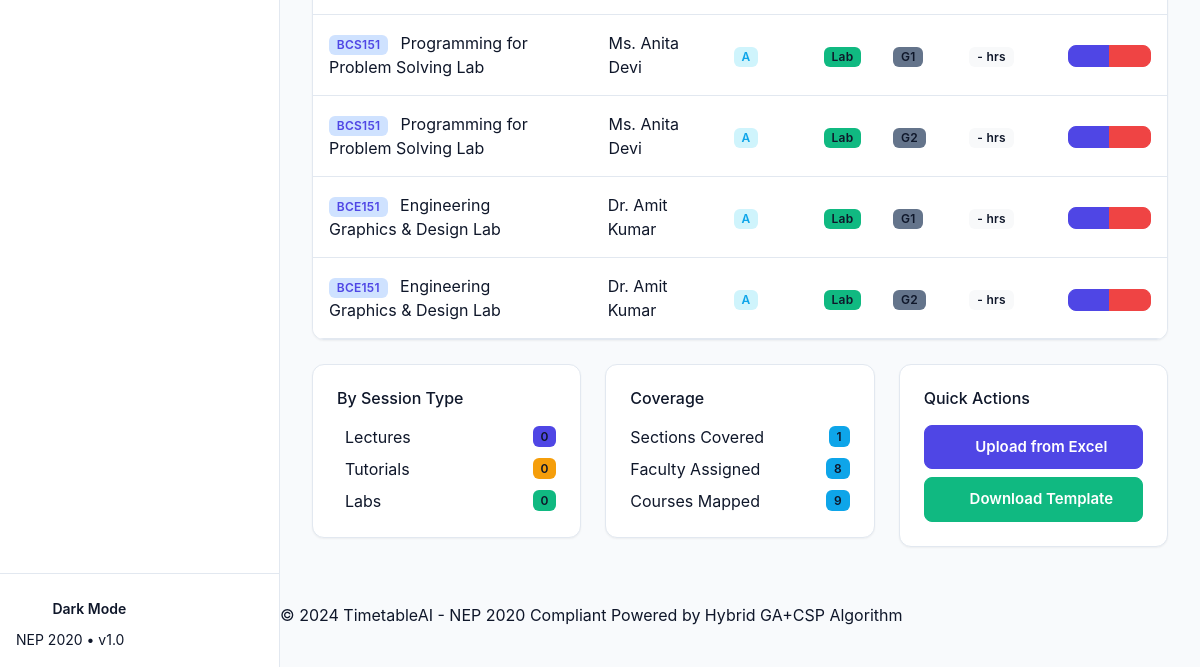
/mappings/ (lower part), run on an earlier commit of the app's database.
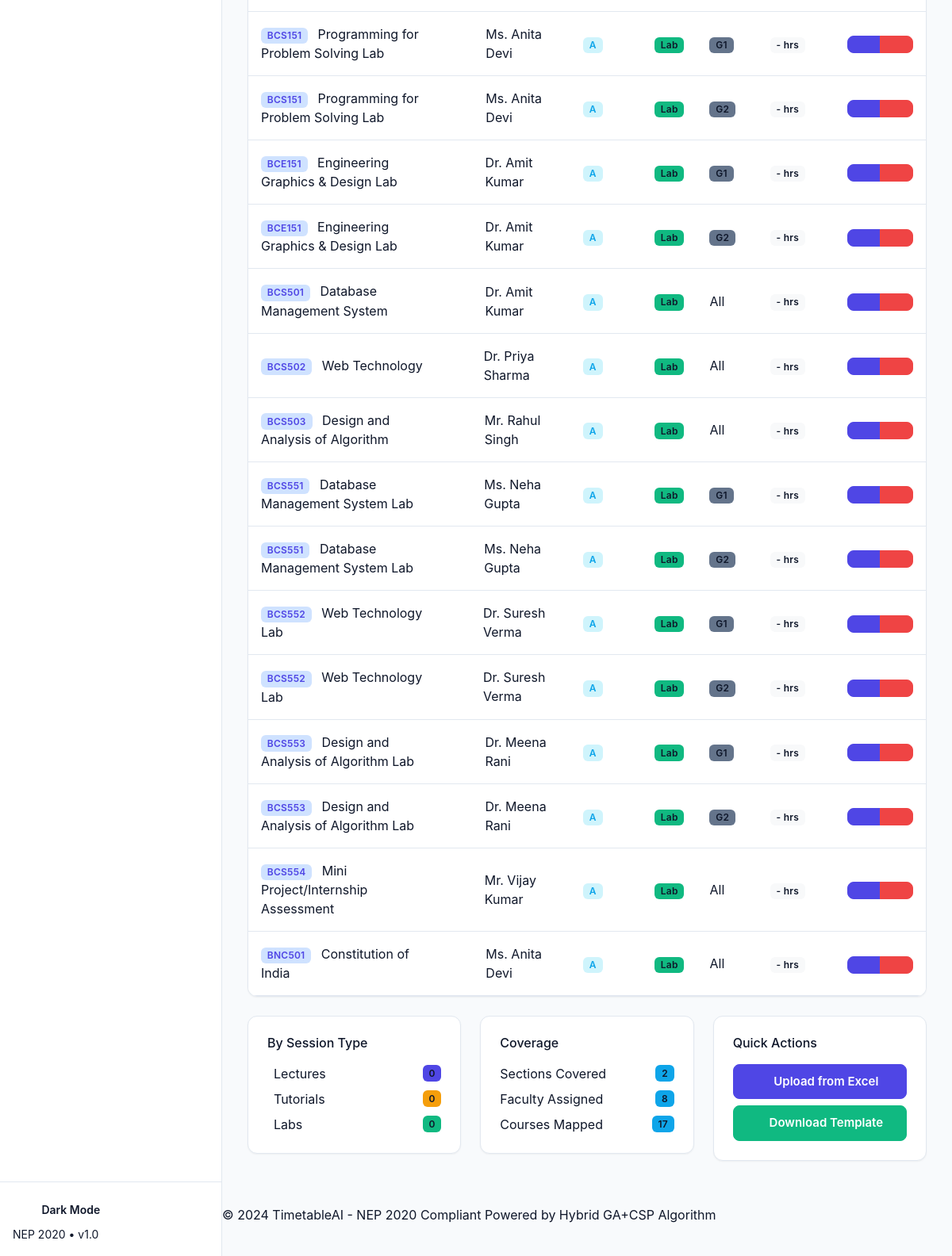
And on a later commit of the database.
### app/models/faculty_course.py (models this page shows, shortened)
class FacultyCourse(db.Model):
    __tablename__ = 'faculty_courses'
    id = db.Column(db.Integer, primary_key=True)
    faculty_id = db.Column(db.Integer, db.ForeignKey('faculty.id'), nullable=False)
    course_id = db.Column(db.Integer, db.ForeignKey('courses.id'), nullable=False)
    section_id = db.Column(db.Integer, db.ForeignKey('sections.id'), nullable=False)
    session_type = db.Column(db.String(5), nullable=False)  # L (Lecture), T (Tutorial), P (Practical)
    batch_id = db.Column(db.Integer, db.ForeignKey('batches.id'), nullable=True)
    academic_year = db.Column(db.String(10), nullable=False, default='2024-25')
    is_primary = db.Column(db.Boolean, default=True)
    created_at = db.Column(db.DateTime, default=datetime.utcnow)
    updated_at = db.Column(db.DateTime, default=datetime.utcnow, onupdate=datetime.utcnow)
    timetable_entries = db.relationship('Timetable', backref='faculty_course', lazy='dynamic', cascade='all, delete-orphan')
    batch = db.relationship('Batch', backref='faculty_courses')
    __table_args__ = (
        db.UniqueConstraint('faculty_id', 'course_id', 'section_id', 'session_type', 'batch_id', 'academic_year',
                          name='uq_faculty_course_section_session'),
    )

### app/models/course.py (models this page shows, shortened)
class Course(db.Model):
    __tablename__ = 'courses'
    id = db.Column(db.Integer, primary_key=True)
    code = db.Column(db.String(20), unique=True, nullable=False)
    name = db.Column(db.String(150), nullable=False)
    semester = db.Column(db.Integer, nullable=False)
    credits = db.Column(db.Integer, nullable=False)
    category = db.Column(db.String(10), nullable=False)  # BS, ES, PC, HS, VA, OE, DE
    course_type = db.Column(db.String(10), nullable=False)  # T (Theory), P (Practical)
    lecture_hours = db.Column(db.Integer, default=0)  # L
    tutorial_hours = db.Column(db.Integer, default=0)  # T
    practical_hours = db.Column(db.Integer, default=0)  # P
    is_lab = db.Column(db.Boolean, default=False)
    is_elective = db.Column(db.Boolean, default=False)
    elective_group = db.Column(db.String(20), nullable=True)
    created_at = db.Column(db.DateTime, default=datetime.utcnow)
    faculty_mappings = db.relationship('FacultyCourse', backref='course', lazy='dynamic', cascade='all, delete-orphan')

### app/models/faculty.py (models this page shows, shortened)
class Faculty(db.Model):
    __tablename__ = 'faculty'
    id = db.Column(db.Integer, primary_key=True)
    faculty_id = db.Column(db.String(20), unique=True, nullable=False)
    name = db.Column(db.String(100), nullable=False)
    email = db.Column(db.String(100), unique=True, nullable=True)
    phone = db.Column(db.String(15), nullable=True)
    department = db.Column(db.String(50), nullable=False, default='CSE')
    designation = db.Column(db.String(50), nullable=True)
    max_hours_per_day = db.Column(db.Integer, default=6)
    max_hours_per_week = db.Column(db.Integer, default=18)
    preferred_slots = db.Column(db.Text, default='{}')
    unavailable_slots = db.Column(db.Text, default='{}')
    is_active = db.Column(db.Boolean, default=True)
    created_at = db.Column(db.DateTime, default=datetime.utcnow)
    updated_at = db.Column(db.DateTime, default=datetime.utcnow, onupdate=datetime.utcnow)
    course_mappings = db.relationship('FacultyCourse', backref='faculty', lazy='dynamic', cascade='all, delete-orphan')

### app/models/section.py (models this page shows, shortened)
class Section(db.Model):
    __tablename__ = 'sections'
    id = db.Column(db.Integer, primary_key=True)
    section_id = db.Column(db.String(20), unique=True, nullable=False)  # e.g., CSE-3-A
    name = db.Column(db.String(10), nullable=False)  # A, B, C
    branch = db.Column(db.String(50), nullable=False, default='CSE')
    semester = db.Column(db.Integer, nullable=False)
    strength = db.Column(db.Integer, nullable=False, default=60)
    batch_year = db.Column(db.Integer, nullable=False)  # e.g., 2024
    academic_year = db.Column(db.String(10), nullable=False)  # e.g., 2024-25
    is_active = db.Column(db.Boolean, default=True)
    created_at = db.Column(db.DateTime, default=datetime.utcnow)
    updated_at = db.Column(db.DateTime, default=datetime.utcnow, onupdate=datetime.utcnow)
    batches = db.relationship('Batch', backref='section', lazy='dynamic', cascade='all, delete-orphan')
    faculty_mappings = db.relationship('FacultyCourse', backref='section', lazy='dynamic', cascade='all, delete-orphan')
    timetable_entries = db.relationship('Timetable', backref='section', lazy='dynamic', cascade='all, delete-orphan')

class Batch(db.Model):
    __tablename__ = 'batches'
    id = db.Column(db.Integer, primary_key=True)
    batch_id = db.Column(db.String(30), unique=True, nullable=False)  # e.g., CSE-3-A-G1
    name = db.Column(db.String(5), nullable=False)  # G1, G2
    section_id = db.Column(db.Integer, db.ForeignKey('sections.id'), nullable=False)
    strength = db.Column(db.Integer, nullable=False)
    created_at = db.Column(db.DateTime, default=datetime.utcnow)
    timetable_entries = db.relationship('Timetable', backref='batch', lazy='dynamic')

### app/routes/mapping.py (the view)
@mapping_bp.route('/')
def list_mappings():
    mappings = FacultyCourse.query.order_by(
        FacultyCourse.section_id,
        FacultyCourse.course_id
    ).all()
    sections = Section.query.filter_by(is_active=True).order_by(Section.semester, Section.name).all()
    return render_template('mapping/list.html', mappings=mappings, sections=sections)

### app/templates/mapping/list.html (shortened to what this page needs)
{% extends "base.html" %}
{% block content %}
<div class="glass-card" data-aos="fade-up" data-aos-delay="200">
    <div class="table-responsive">
        <table id="mappingsTable" class="table table-hover mb-0">
            <tbody>
                {% for mapping in mappings %}
                <tr>
                    <td>
                        <div>
                            <span class="badge bg-primary-subtle text-primary">{{ mapping.course.code }}</span>
                            <span class="ms-2">{{ mapping.course.name }}</span>
                        </div>
                    </td>
                    <td>
                        <div class="d-flex align-items-center">
                            <div class="avatar-xs me-2">
                                <span class="avatar-title rounded-circle bg-gradient-primary">
                                </span>
                            </div>
                            {{ mapping.faculty.name }}
                        </div>
                    </td>
                    <td>
                        <span class="badge bg-info-subtle text-info">{{ mapping.section.name }}</span>
                    </td>
                    <td>
                        {% if mapping.session_type == 'lecture' %}
                        <span class="badge bg-primary">Lecture</span>
                        {% elif mapping.session_type == 'tutorial' %}
                        <span class="badge bg-warning text-dark">Tutorial</span>
                        {% else %}
                        <span class="badge bg-success">Lab</span>
                        {% endif %}
                    </td>
                    <td>
                        {% if mapping.batch %}
                        <span class="badge bg-secondary">{{ mapping.batch.name }}</span>
                        {% else %}
                        <span class="text-muted">All</span>
                        {% endif %}
                    </td>
                    <td>
                        <span class="badge bg-light text-dark">{{ mapping.weekly_hours or '-' }} hrs</span>
                    </td>
                    <td>
                        <div class="btn-group btn-group-sm">
                            <a href="{{ url_for('mapping.edit_mapping', id=mapping.id) }}"
                               class="btn btn-outline-primary" title="Edit">
                            </a>
                            <button class="btn btn-outline-danger"
                                    onclick="confirmDelete('{{ url_for('mapping.delete_mapping', id=mapping.id) }}')"
                                    title="Delete">
                            </button>
                        </div>
                    </td>
                </tr>
                {% endfor %}
            </tbody>
        </table>
    </div>
</div>
{% if mappings %}
<div class="row mt-4">
    <div class="col-md-4" data-aos="fade-up">
        <div class="glass-card p-4">
            <h6 class="text-muted mb-3">By Session Type</h6>
            <div class="d-flex justify-content-between align-items-center mb-2">
                <span>Lectures</span>
                <span class="badge bg-primary">{{ mappings|selectattr('session_type', 'equalto', 'lecture')|list|length }}</span>
            </div>
            <div class="d-flex justify-content-between align-items-center mb-2">
                <span>Tutorials</span>
                <span class="badge bg-warning text-dark">{{ mappings|selectattr('session_type', 'equalto', 'tutorial')|list|length }}</span>
            </div>
            <div class="d-flex justify-content-between align-items-center">
                <span>Labs</span>
                <span class="badge bg-success">{{ mappings|selectattr('session_type', 'equalto', 'lab')|list|length }}</span>
            </div>
        </div>
    </div>
    <div class="col-md-4" data-aos="fade-up" data-aos-delay="100">
        <div class="glass-card p-4">
            <h6 class="text-muted mb-3">Coverage</h6>
            <div class="d-flex justify-content-between align-items-center mb-2">
                <span>Sections Covered</span>
                <span class="badge bg-info">{{ mappings|map(attribute='section_id')|unique|list|length }}</span>
            </div>
            <div class="d-flex justify-content-between align-items-center mb-2">
                <span>Faculty Assigned</span>
                <span class="badge bg-info">{{ mappings|map(attribute='faculty_id')|unique|list|length }}</span>
            </div>
            <div class="d-flex justify-content-between align-items-center">
                <span>Courses Mapped</span>
                <span class="badge bg-info">{{ mappings|map(attribute='course_id')|unique|list|length }}</span>
            </div>
        </div>
    </div>
    <div class="col-md-4" data-aos="fade-up" data-aos-delay="200">
        <div class="glass-card p-4">
            <h6 class="text-muted mb-3">Quick Actions</h6>
            <a href="{{ url_for('upload.index') }}" class="btn btn-outline-primary w-100 mb-2">
                Upload from Excel
            </a>
            <a href="{{ url_for('upload.download_template', data_type='mappings') }}" class="btn btn-outline-success w-100">
                Download Template
            </a>
        </div>
    </div>
</div>
{% endif %}
{% endblock %}

### app/templates/base.html (shortened to what this page needs)
<!DOCTYPE html>
<html lang="en" data-theme="light">
<head>
    <link href="https://cdn.jsdelivr.net/npm/bootstrap@5.3.2/dist/css/bootstrap.min.css" rel="stylesheet">
    <link href="https://cdn.jsdelivr.net/npm/bootstrap-icons@1.11.1/font/bootstrap-icons.css" rel="stylesheet">
    <link href="https://cdn.datatables.net/1.13.6/css/dataTables.bootstrap5.min.css" rel="stylesheet">
    <link href="https://cdn.jsdelivr.net/npm/sweetalert2@11/dist/sweetalert2.min.css" rel="stylesheet">
    <link href="https://cdn.jsdelivr.net/npm/dropzone@5.9.3/dist/min/dropzone.min.css" rel="stylesheet">
    <link href="{{ url_for('static', filename='css/main.css') }}?v=3" rel="stylesheet">
</head>
<body>
    <nav class="sidebar glass-dark" id="sidebar">
        <div class="sidebar-body">
        </div>
        <div class="sidebar-footer">
            <div class="theme-toggle">
                <button class="btn btn-sm btn-glass" id="theme-toggle">
                    <i class="bi bi-moon-stars-fill"></i>
                    <span>Dark Mode</span>
                </button>
            </div>
            <div class="version-info">
                <small>NEP 2020 • v1.0</small>
            </div>
        </div>
    </nav>
    <main class="main-content" id="mainContent">
        <div class="content-wrapper">
            {% block content %}{% endblock %}
        </div>
        <footer class="main-footer">
            <div class="footer-content">
                <span>&copy; 2024 TimetableAI - NEP 2020 Compliant</span>
                <span>Powered by Hybrid GA+CSP Algorithm</span>
            </div>
        </footer>
    </main>
    <div class="loading-overlay" id="loadingOverlay">
        <div class="loader">
            <p class="loader-text">Processing...</p>
        </div>
    </div>
</body>
</html>

### app/templates/mapping/list.html (style rules this page uses)
.avatar-xs { width: 28px; height: 28px; }
.avatar-title { display: flex; align-items: center; justify-content: center; width: 100%; height: 100%; font-size: 0.75rem; font-weight: 600; color: white; }

What changed in the data, as far as the page shows it:
added FacultyCourse: course.code "BCS501", course.name "Database Management System", faculty.name "Dr. Amit Kumar", section.name "A", session_type "Lab", shows "All", weekly_hours "-"
added FacultyCourse: course.code "BCS502", course.name "Web Technology", faculty.name "Dr. Priya Sharma", section.name "A", session_type "Lab", shows "All", weekly_hours "-"
added FacultyCourse: course.code "BCS503", course.name "Design and Analysis of Algorithm", faculty.name "Mr. Rahul Singh", section.name "A", session_type "Lab", shows "All", weekly_hours "-"
added FacultyCourse: course.code "BCS551", course.name "Database Management System Lab", faculty.name "Ms. Neha Gupta", section.name "A", session_type "Lab", batch.name "G1", weekly_hours "-"
added FacultyCourse: course.code "BCS551", course.name "Database Management System Lab", faculty.name "Ms. Neha Gupta", section.name "A", session_type "Lab", batch.name "G2", weekly_hours "-"
added FacultyCourse: course.code "BCS552", course.name "Web Technology Lab", faculty.name "Dr. Suresh Verma", section.name "A", session_type "Lab", batch.name "G1", weekly_hours "-"
added FacultyCourse: course.code "BCS552", course.name "Web Technology Lab", faculty.name "Dr. Suresh Verma", section.name "A", session_type "Lab", batch.name "G2", weekly_hours "-"
added FacultyCourse: course.code "BCS553", course.name "Design and Analysis of Algorithm Lab", faculty.name "Dr. Meena Rani", section.name "A", session_type "Lab", batch.name "G1", weekly_hours "-"
added FacultyCourse: course.code "BCS553", course.name "Design and Analysis of Algorithm Lab", faculty.name "Dr. Meena Rani", section.name "A", session_type "Lab", batch.name "G2", weekly_hours "-"
added FacultyCourse: course.code "BCS554", course.name "Mini Project/Internship Assessment", faculty.name "Mr. Vijay Kumar", section.name "A", session_type "Lab", shows "All", weekly_hours "-"
added FacultyCourse: course.code "BNC501", course.name "Constitution of India", faculty.name "Ms. Anita Devi", section.name "A", session_type "Lab", shows "All", weekly_hours "-"
Also different on the page:
{{ mappings|map(attribute='section_id')|unique|list|length }}: "1" → "2"
{{ mappings|map(attribute='course_id')|unique|list|length }}: "9" → "17"
